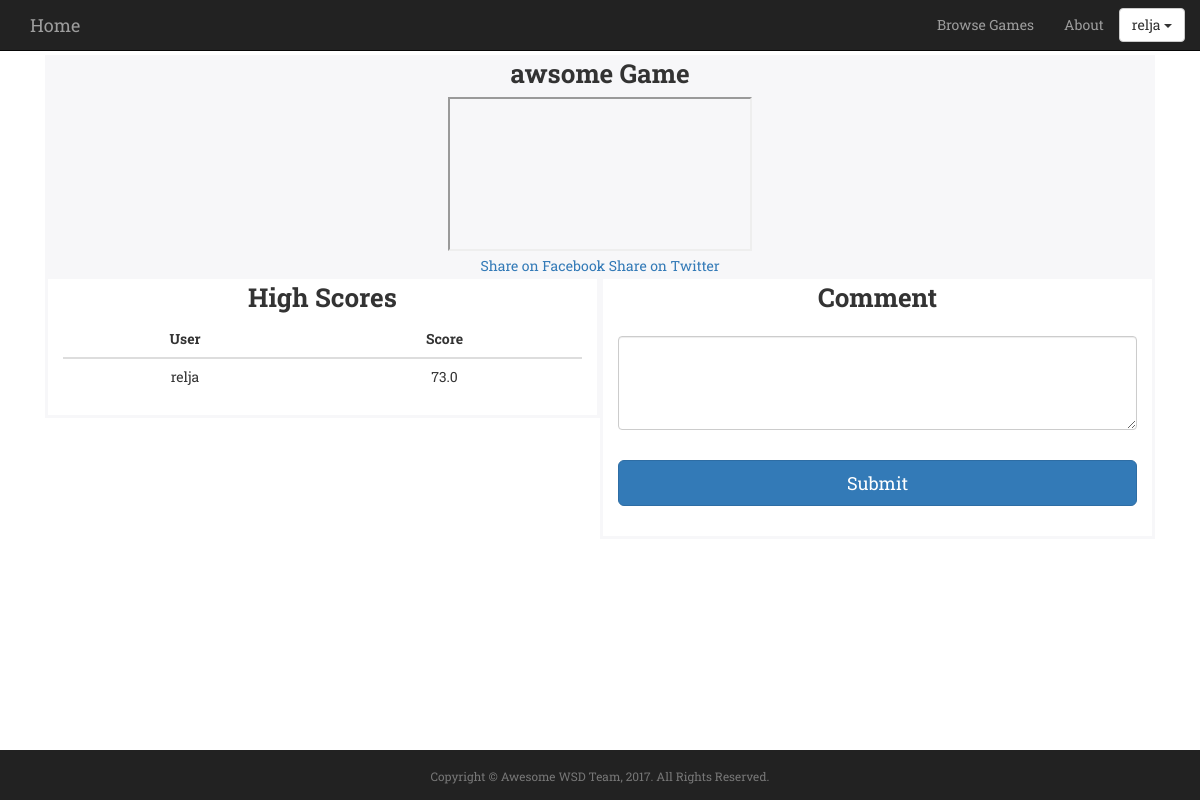
/game/awsome Game/ (signed in), run on an earlier commit of the app's database.
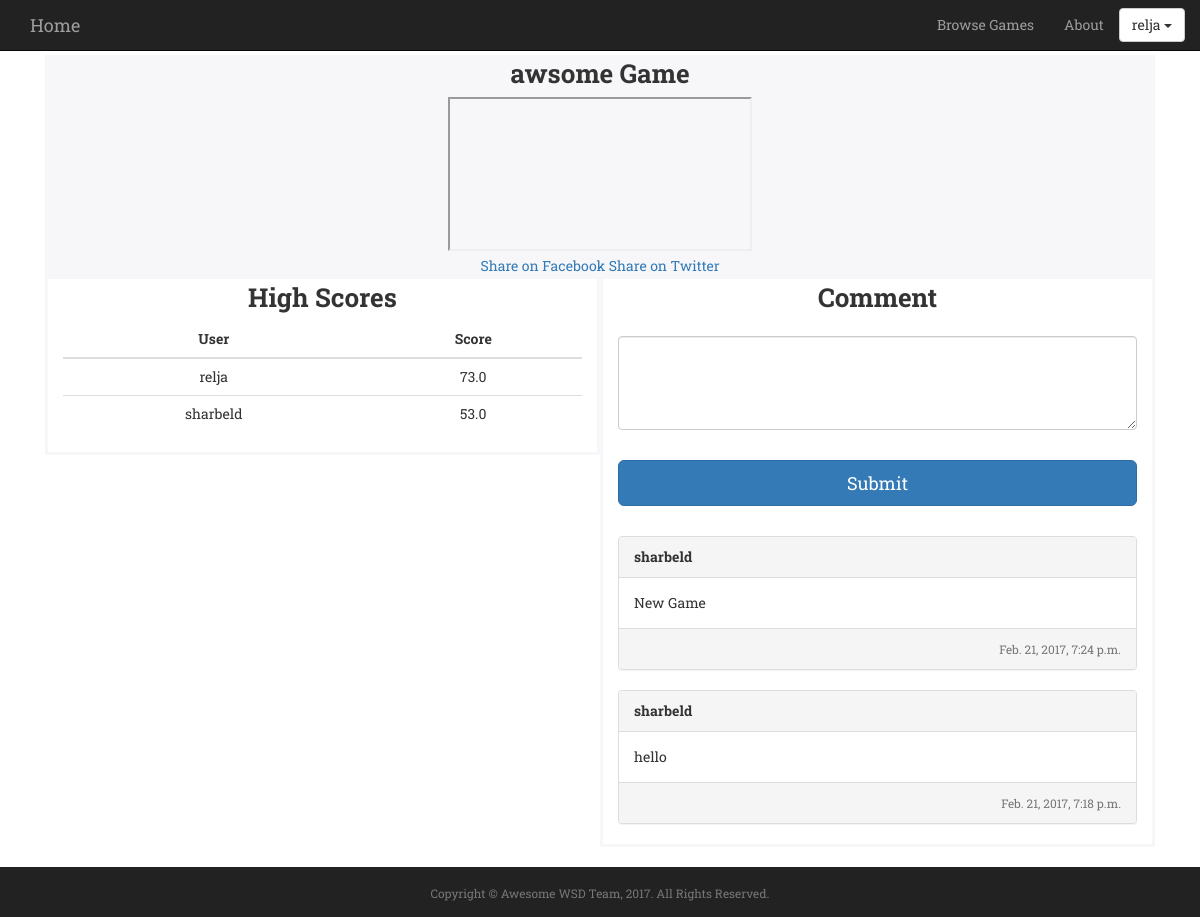
And on a later commit of the database.
### awsomeProject/models.py (models this page shows, shortened)
class Game(models.Model):
	Category_Choices = (
		('Action', 'Action'),
		('Adventure', 'Adventure'),
		('Sports', 'Sports'),
		('Strategy', 'Strategy'),
		('Puzzle', 'Puzzle')
	)
	name = models.CharField(max_length=255, unique=True)
	url = models.URLField()
	price = models.FloatField()
	description = models.TextField(max_length=300, default='')
	created = models.DateField(default=now, editable=False)
	category = models.CharField(max_length=20, choices=Category_Choices, default='Action')
	image = CloudinaryField('image')
	""" Informative name for mode """

class Scores(models.Model):
    user = models.ForeignKey(User, on_delete=models.CASCADE)
    game = models.ForeignKey('Game', on_delete=models.CASCADE)
    score = models.FloatField()

class Comment(models.Model):
    user = models.ForeignKey(User, on_delete = models.CASCADE)
    game = models.ForeignKey('Game', on_delete = models.CASCADE)
    commentText = models.TextField()
    created = models.DateTimeField(default=now, editable=False)

### awsomeProject/views.py (the view)
# urls.py: url(r'^game/([0-9a-zA-Z ]+)/$', views.game, name='game'),
@login_required(login_url='/login/')
def game(request, game_name):
    print(request.FILES)
    try:
        game = Game.objects.get(name=game_name)
        gameURL = request.build_absolute_uri(reverse("game", args = (game_name, )))
        print (gameURL)
        scores = Scores.objects.all().filter(game=game).order_by("-score")
        if Transaction.objects.filter(game=game, user=request.user).exists():
            gameBought = True
        else:
            gameBought = False
            if DeveloperGame.objects.filter(user=request.user, game=game).exists():
                gameBought = True
        comments = Comment.objects.all().filter(game=game).order_by("-created")
        userComments = []
        for comment in comments:
            userProfile = UserProfile.objects.filter(user=comment.user).first()
            userComments.append([comment,userProfile])
    except Game.DoesNotExist:
        raise Http404
    return render(request, "game.html", {"game" : game, "scores" : scores, "gameBought" : gameBought, "userComments": userComments, "gameURL" : gameURL})

### awsomeProject/templates/game.html (shortened to what this page needs)
{% extends "base.html" %}
{%load bootstrap %}
{% block main %}
<div class="col-md-12">
	<div class="col-md-12">
		<div class="highlight">
			<label for="game-name" class="section-font control-label col-md-12">{{ game.name }}</label>
			{% if gameBought %}
				<div class="">
					<iframe class="" src="{{ game.url }}" name="game" id="game"></iframe>
				</div>
			{% else %}
				<div class="alert alert-info" role="alert">
					<p> <strong>Oh Shoot!</strong> You need to buy the game to play it.<br/>
						<a type="button" href="{% url 'buyGame' game.name %}" class="btn btn-primary">Buy</a>
					</p>
				</div>
			{% endif %}
      <a href="https://www.facebook.com/sharer/sharer.php?status=Check%20out%20this%20%23AwsomeGame%20called%20%22{{ game.name }}%22%20on%20AwsomeGames%3A%20{{ gameURL }}" target="_blank" class="st_sharethis" st_url="http://sharethis.com" st_title="Sharing is great!">
        Share on Facebook
      </a>
      <a href="https://twitter.com/home?status=Check%20out%20this%20%23AwsomeGame%20called%20%22{{ game.name }}%22%20on%20AwsomeGames%3A%20{{ gameURL }}" target="_blank">
        Share on Twitter
      </a>
		</div>
	</div>
	<div class="col-md-12">
		<div class="bd-example col-md-6" id="highScores">
			<label for="High-scores" class="section-font control-label">High Scores</label>
			<table class="table table-hover">
				<thead class="thead-default">
					<tr>
						<th class="text-center">User</th>
						<th class="text-center">Score</th>
					</tr>
				</thead>
				<tbody>
				{% for item in scores %}
					<tr>
						<td>{{ item.user }}</td>
						<td>{{ item.score }}</td>
					</tr>
				{% endfor %}
				</tbody>
			</table>
		</div>
		<div class="bd-example col-md-6" style="margin-bottom: 10px;">
			<form action="javascript:;" onsubmit="addComment()">
				<label for="add-comment" class="control-label text-center section-font" style="margin-bottom: 20px;">Comment</label>
				<div class=" text-left">
					<textarea class="form-control" rows="4" id="comment"></textarea>
				</div>
				<button type="submit" class="btn btn-primary btn-lg btn-block" style="margin-top: 30px; margin-bottom: 30px">Submit</button>
			</form>
			{% for comment, userProfile in userComments %}
				<div class="text-left">
					<div class="panel panel-default">
						<div class="panel-heading">
							<strong>{{comment.user}}</strong>
						</div>
						<div class="panel-body">
							{{comment.commentText}}
						</div>
						<div class="panel-footer text-right"><span class="text-muted small">{{comment.created}}</span></div>
					</div>
				</div>
			{% endfor %}
		</div>
	</div>
</div>
{% endblock %}

### awsomeProject/templates/base.html (shortened to what this page needs)
<!DOCTYPE html>
<html lang="en">
<head>
	{% load static %}
	<link rel="stylesheet" type="text/css" href="{% static 'css/bootstrap.min.css' %}">
	<link rel="stylesheet" type="text/css" href="{% static 'css/style.css' %}">
</head>
<body>
	<nav class="navbar navbar-inverse navbar-fixed-top" role="navigation" id="mainNav">
		<div class="container">
			<div class="navbar-header">
				<a class="navbar-brand active" href={% url "index" %}>Home</a>
			</div>
			<div class="collapse navbar-collapse" id="bs-example-navbar-collapse-1">
				<ul class="nav navbar-nav navbar-right">
					<li class=""><a href={% url "browseGames" %}>Browse Games</a></li>
					<li class=""><a href={% url "about" %}>About</a></li>
					{% if user.is_authenticated %}
					<li>
						<div class="dropdown" style="margin-top: 8px; pull=right">
							<button class="btn btn-default dropdown-toggle" type="button" id="dropdownMenu1" data-toggle="dropdown" aria-haspopup="true" aria-expanded="true">
							{{ user.username }}
								<span class="caret"></span>
							</button>
						</div>
					</li>
					{% else %}
					<li><a href={% url "login" %}>Login</a></li>
					<li><a href={% url "register" %}>Register</a></li>
					{% endif %}
				</ul>
			</div>
		</div>
	</nav>
	<div class="container text-center main">
		<div class="row">
			<div class="text-center">
			{% block main %}
			{% endblock %}
			</div>
		</div>
	</div>
	<div>
		<div class="container">
			<div class="row">
				<div class="" id="footer">
					<p class="copyright text-muted small text-center" style="margin-top:18px;">Copyright &copy; Awesome WSD Team, 2017. All Rights Reserved.</p>
				</div>
			</div>
		</div>
	</div>
</body>
</html>

### awsomeProject/static/css/style.css (style rules this page uses)
* { @include box-sizing(border-box); }
body { padding-top: 55px; font-family:"Roboto Slab","Helvetica Neue",Helvetica,Arial,sans-serif; }
#footer { position:fixed; left:0px; bottom:0; min-height:50px; width:100%; background-color:#222; border-color: #222; }
a { text-decoration: none !important; }
.section-font { font-size: 16px; }
.main { margin-bottom: 80px; }
.bd-example { border: solid #f7f7f9; border-width: 3px; }
.highlight { background-color: #f7f7f9; }
@media (min-width:500px) { .section-font { font-size: 18px; } }
@media (min-width:500px) { .main { margin-bottom: 70px; } }
@media (min-width: 768px) { .section-font { font-size: 22px; } }
@media (min-width: 768px) { .main { margin-bottom: 70px; } }
@media (min-width:992px) { .section-font { font-size: 26px; } }
@media (min-width:992px) { .main { margin-bottom: 60px; } }

What changed in the data, as far as the page shows it:
added Scores: user "sharbeld", score "53.0"
added Comment: user "sharbeld", commentText "New Game", created "Feb. 21, 2017, 7:24 p.m."
added Comment: user "sharbeld", commentText "hello", created "Feb. 21, 2017, 7:18 p.m."
